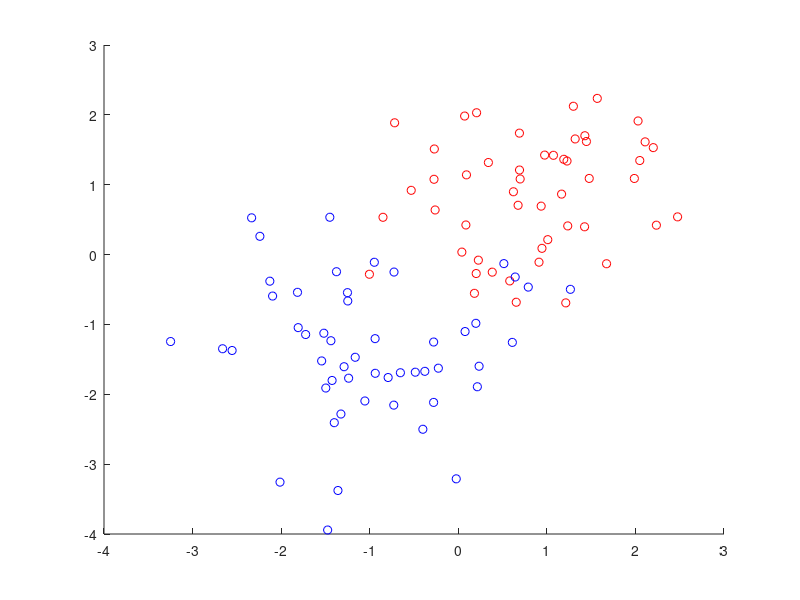

The MATLAB source for this figure: (Note: this script raises an error after producing the figure.)
%Assignement 1

%Question 1.1

X1 = 1 + randn(50,2);
X2 = -1 + randn(51,2);

Y1 = ones(50,1);
Y2 = -ones(51,1);

X = [X1;X2];
Y = [Y1;Y2];

figure;
hold on;
plot(X1(:,1),X1(:,2),'ro');
plot(X2(:,1),X2(:,2),'bo');
hold off;

%Yes it is always possible to separate the points by a combination
%of line. Condition is that points of the same category remains 
%on the same side of the combined lines

%Question 1.2
%1. When adding points to the classes, the classification line (hyperplane)
%   and the margin change. if points are added on the right side of the
%   classification line, the line and margin do not change substantially

%2. Classification boundaries can change drastically
%   if outlying points are added. classification boundaries can rotate 
%   up to 180 degrees

%3. C is essentially a regularisation parameter, which controls the 
%   trade-off between achieving a low number of misclassifications 
%   and maximising the margin. Obviously, low values of C can influence 
%   the classification outcome for points close to the hyperplane

%4. Switching to Rbf kernel implies using a non linear kernel. 
%   Misclassification is less likely. Rbf allows to handle seriously
%   non-separable linear data

%5. In the equation of the Rbf kernel, sigma plays a role to be 
%   an amplifier of the distance between x and x'. If the distance 
%   between x and x' is much larger than sigma, the kernel function 
%   tends to be zero. Thus, if the sigma is very small, only the x 
%   within the certain distance can affect the predicting point.
%   In other words, smaller sigma tends to make a local classifier,
%   larger sigma tends to make a much more general classifier.
%   For almost linearly separable cases, high C and sigma are prefered 
%   because of their generalisation of the classifier

%6. 

%7. Support Vectors basicaly are the observations needed to define the 
%   fitted model. The more complex the model is (the more specific and 
%   overtrained), the more data points will be needed to specify the model
%   Very few support vectors usually define a general model (with more 
%   missclassifications), while many support vectors specify a very 
%   specific model (possibly overfit). For a linear vector machine,
%   support vectors are the observations lying within the margin or miss-
%   classified. A point becomes a support vector when he 
%   he plays a role in defining the model/classification boundaries

%8. The importance of support vectors change when they influence to a 
%   different extend the separation boundary.

%1.3
%1.3.1
democlass
load iris
[alpha,b] = trainlssvm({X,Y,'c',gam,[],'lin_kernel'});
figure;
plotlssvm({X,Y,'c',gam,[],'lin_kernel'},{alpha,b});

Ytest = simlssvm({X,Y,'c',gam,[],'lin_kernel'},{alpha,b},Xt);
err = sum(Ytest~=Yt); 
fprintf('\n on test: #misclass = %d, error rate = %.2f%%\n', err, err/length(Yt)*100)

disp('Press any key to continue...'), pause, 
% Bad performance on Yt as we see 45% of observations missclassified

t = 1;
degree = 1;
[alpha,b] = trainlssvm({X,Y,'c',gam,[t;degree],'poly_kernel'});
figure;
plotlssvm({X,Y,'c',gam,[t;degree],'poly_kernel'},{alpha,b});
% Degree 1 corresponds to the linear case

degree = 2;
[alpha,b] = trainlssvm({X,Y,'c',gam,[t;degree],'poly_kernel'});
figure;
plotlssvm({X,Y,'c',gam,[t;degree],'poly_kernel'},{alpha,b});

degree = 3;
[alpha,b] = trainlssvm({X,Y,'c',gam,[t;degree],'poly_kernel'});
figure;
plotlssvm({X,Y,'c',gam,[t;degree],'poly_kernel'},{alpha,b});

% The degree of the polynomial kernel plays on the 'flexibility of the'
% decision curve. It plays a similar role as sigma in the Rbf kernel
% The higher the more flexible.

%1.3.2
gam = 1;
sig2list=[0.01, 0.1, 1, 5, 10];

errlist=[];

for sig2=sig2list,
    [alpha,b] = trainlssvm({X,Y,type,gam,sig2,'RBF_kernel'});

    % Plot the decision boundary of a 2-d LS-SVM classifier
    plotlssvm({X,Y,type,gam,sig2,'RBF_kernel','preprocess'},{alpha,b});

    % Obtain the output of the trained classifier
    [Yht, Zt] = simlssvm({X,Y,type,gam,sig2,'RBF_kernel'}, {alpha,b}, Xt);
    err = sum(Yht~=Yt); 
    errlist=[errlist; err];
    fprintf('\n on test: #misclass = %d, error rate = %.2f%% \n', err, err/length(Yt)*100)
    disp('Press any key to continue...'), pause,         
end

% make a plot of the misclassification rate wrt. sig2

figure;
plot(log(sig2list), errlist, '*-'), 
xlabel('log(sig2)'), ylabel('number of misclass'),

%1.3.3

sigma2 = 0.1
gamlist=[0.1, 1, 10, 50, 100, 1000];

errlist=[];

for gam=gamlist,
    [alpha,b] = trainlssvm({X,Y,type,gam,sigma2,'RBF_kernel'});

    % Plot the decision boundary of a 2-d LS-SVM classifier
    plotlssvm({X,Y,type,gam,sigma2,'RBF_kernel','preprocess'},{alpha,b});

    % Obtain the output of the trained classifier
    [Yht, Zt] = simlssvm({X,Y,type,gam,sigma2,'RBF_kernel'}, {alpha,b}, Xt);
    err = sum(Yht~=Yt); 
    errlist=[errlist; err];
    fprintf('\n on test: #misclass = %d, error rate = %.2f%% \n', err, err/length(Yt)*100)
    disp('Press any key to continue...'), pause,         
end

% make a plot of the misclassification rate wrt. sig2

figure;
plot(log(gamlist), errlist, '*-'), 
xlabel('log(gam)'), ylabel('number of misclass'),

% 1 to 10 seems to be a good range for gam

%1.3.1.1
% The validation set is used to compare the performance of different 
% models (in terms of their parameters) while the training set is used 
% to train the different models. Obviously, the best model will be chosen
% on the base of the validation set. Therefore, the performance of the 
% final model has to be tested on an independent set, i.e. the test
% set.%

% set the parameters to some value
gam = 0.1;
sig2 = 20;

% generate random indices
idx = randperm(size(X,1));

% create the training and validation sets
% using the randomized indices
Xtrain = X(idx(1:80),:);
Ytrain = Y(idx(1:80));
Xval = X(idx(81:100),:);
Yval = Y(idx(81:100));

[alpha,b] = trainlssvm({Xtrain,Ytrain,'c',gam,sig2,'RBF_kernel'});
estYval = simlssvm({Xtrain,Ytrain,'c',gam,sig2,'RBF_kernel'},{alpha,b},Xval);
err = sum(estYval~=Yval); 
fprintf('\n on test: #misclass = %d, error rate = %.2f%% \n', err, err/length(Yval)*100)

sig2list=[0.1:0.1:10];
gamlist=[1:1:100];
i=0;
errlist=[];

for gam=gamlist,
    i=i+1;
    j=0;
    for sig2=sig2list,
        j=j+1;
        [alpha,b] = trainlssvm({Xtrain,Ytrain,'c',gam,sig2,'RBF_kernel'});

        % Obtain the output of the trained classifier
        estYval = simlssvm({Xtrain,Ytrain,'c',gam,sig2,'RBF_kernel'},{alpha,b},Xval); 
        errlist(i,j)=sum(estYval~=Yval);
        %fprintf('\n on test: #misclass = %d, error rate = %.2f%% \n', errlist(i,j), errlist(i,j)/length(Yval)*100)
        %disp('Press any key to continue...'), pause,
    end
end

% make a plot of the misclassification rate wrt. sig2 and gam

figure;
pcolor(sig2list, gamlist, errlist)
xlabel('sigma2'), ylabel('gam'), zlabel('number of misclass'),
colorbar,
% Smaller values of sigma do not missclassify (probably overfits the model)
% Higher values of sigma have higher missclassifications, but probably
% deliver a more general model. A high gam parameter (penalisation for miss-
% classification) temd to reduce the number of missclassifications for 
% a given sigma2

%1.3.1.2
sig2=10;
gam=10;
performance = crossvalidate({X,Y,'c',gam,sig2,'RBF_kernel'}, ...
10,'misclass');

% One of the main reasons for using cross-validation instead of using 
% the conventional validation (e.g. partitioning the data set into two 
% sets of 70% for training and 30% for test) is that there is not enough
% data available to partition it into separate training and test sets
% without losing significant modelling or testing capability.
% In k-fold cross-validation, the original sample is randomly partitioned 
% into k equal sized subsamples. Of the k subsamples, a single subsample
% is retained as the validation data for testing the model, and the
% remaining k ? 1 subsamples are used as training data. 
% The cross-validation process is then repeated k times (the folds),
% with each of the k subsamples used exactly once as the validation data.
% The k results from the folds can then be averaged to produce a 
% single estimation. The advantage of this method over repeated random
% sub-sampling (see below) is that all observations are used 
% for both training and validation, and each observation is used 
% for validation exactly once. 

performance = leaveoneout({X,Y,'c',gam,sig2,'RBF_kernel'}, 'misclass');

% Leave-one-out cross-validation (LpO CV) involves using 1 observation
% as the validation set and the remaining observations as the training
% set. This is repeated on all ways to cut the original sample on a
% validation set of 1 observation and a training set of n-1 observations.

% Leave-one-out is better when dealing with samll data sets, with only
% few observations

%1.3.1.3

model = {X,Y,'c',[],[],'RBF_kernel','csa'};
[gam_1,sig2_1,cost_1] = tunelssvm(model,'simplex', 'crossvalidatelssvm',{10,'misclass'});

model = {X,Y,'c',[],[],'RBF_kernel','ds'};
[gam_2,sig2_2,cost_2] = tunelssvm(model,'simplex', 'crossvalidatelssvm',{10,'misclass'});

model = {X,Y,'c',[],[],'RBF_kernel','csa'};
[gam_3,sig2_3,cost_3] = tunelssvm(model,'gridsearch', 'crossvalidatelssvm',{10,'misclass'});

model = {X,Y,'c',[],[],'RBF_kernel','ds'};
[gam_4,sig2_4,cost_4] = tunelssvm(model,'gridsearch', 'crossvalidatelssvm',{10,'misclass'});

y=[gam_1 sig2_1; gam_2 sig2_2; gam_3 sig2_3; gam_4 sig2_4];
bar(y)
Labels = {'csa & simplex', 'ds & simplex', 'csa & gridsearch', 'ds & gridsearch'};
set(gca, 'XTick', 1:4, 'XTickLabel', Labels);
legend('gam', 'sig2');

% The reason why results can be very different is because different
% optimization techniques are used to tune the parameters of the SVM
% model. First, an approximation of the optimum is obtained through an 
% optimisation algorithm. Then, a search is performed to improve the 
% optimum obtained at the previous step. For the search to be performed,
% an initial point has to be provided. This point is obviously the 
% optimum obtained during the first step. 
% So both steps can have different methods applied (couple simulated 
% annealing or directional search for the first step and simplex or 
% gridsearch for the second step). The initial point provided has a 
% lot of impact on the final solution. Therefore final results can differ 
% heavily

%1.3.1.4

[alpha,b] = trainlssvm({Xtrain,Ytrain,'c',gam,sig2, 'RBF_kernel'});
[Ysim,Ylatent] = simlssvm({Xtrain,Ytrain,'c',gam,sig2, ...
'RBF_kernel'},{alpha,b},Xval);
roc(Ysim,Yval);

% It is not recommended to use ROC on training set because the model the
% idea is to test the generalisation power of the model. Calculating ROC
% on training set wont give any feeling on how the model performs on
% new data. Rather, ROC should be calculted for validation or development
% sets.

load ripley

% display of the data

figure;
hold on;
plot(X(1:125,1),X(1:125,2),'bo');
hold all;
plot(X(126:250,1),X(126:250,2),'ro');
legend('negative class', 'positive class');
xlabel('X1'), ylabel('X2');
legend;
hold off;

% X2 seems to be more explanatory for the class. Data seem to be separated
% into 4 quadrants

% linear model

gam = 1;
[alpha,b] = trainlssvm({X,Y,'c',gam,[],'lin_kernel'});
figure;
plotlssvm({X,Y,'c',gam,[],'lin_kernel'},{alpha,b});
[Yh, Z] = simlssvm({X,Y,'c',gam,[],'lin_kernel'},{alpha,b},X);
err = sum(Yh~=Y); 
fprintf('\n on test: #misclass = %d, error rate = %.2f%% \n', err, err/length(Y)*100)

% 14.40% error rate. Gam has no impact on the error rate or the separation
% line. Looking at the data, a smoother line would allow a better
% classification rate

% Rbf kernel

gam = 1;
sig2 = 20;
[alpha,b] = trainlssvm({X,Y,'c',gam,sig2,'RBF_kernel'});
plotlssvm({X,Y,'c',gam,sig2,'RBF_kernel','preprocess'},{alpha,b});
[Yh, Z] = simlssvm({X,Y,'c',gam,sig2,'RBF_kernel'},{alpha,b},X);
err = sum(Yh~=Y); 
fprintf('\n on test: #misclass = %d, error rate = %.2f%% \n', err, err/length(Y)*100)

% Although we obtain a lower classification error, model might not be as
% good as linear one because of the upper left quadrant

gamlist =[];
sig2list =[];
errlist =[];

for i=1:20,
    model = {X,Y,'c',[],[],'RBF_kernel','csa'};
    [gam,sig2,cost] = tunelssvm(model,'gridsearch', 'crossvalidatelssvm',{10,'misclass'});
    gamlist = [gamlist; gam];
    sig2list = [sig2list; sig2];
    [Yh, Z] = simlssvm({X,Y,'c',gam,sig2,'RBF_kernel'},{alpha,b},X);
    err = sum(Yh~=Y); 
    errlist = [errlist; err];
end

figure;
plot(1:1:length(gamlist), gamlist);
xlabel('run id'), ylabel('gam');
figure
plot(1:1:length(sig2list), sig2list);
xlabel('run id'), ylabel('sig2');
figure;
plot(1:1:length(errlist), errlist/length(Y)*100)
xlabel('run id'), ylabel('classification error');
%Everything changes a lot, also classification error

%ROC

%linear ROC
gam = 1;
[alpha,b] = trainlssvm({X,Y,'c',gam,[],'lin_kernel'});
[Ysim_lin,Ylatent] = simlssvm({X,Y,'c',gam,[], ...
'lin_kernel'},{alpha,b},X);

%Rbf kernel
model = {X,Y,'c',[],[],'RBF_kernel','csa'};
[gam,sig2,cost] = tunelssvm(model,'gridsearch', 'crossvalidatelssvm',{10,'misclass'});
[alpha,b] = trainlssvm({X,Y,'c',gam,sig2, 'RBF_kernel'});
[Ysim_Rbf,Ylatent] = simlssvm({X,Y,'c',gam,sig2, ...
'RBF_kernel'},{alpha,b},X);
roc(Ysim_lin,Y, 'figure');
hold on;
roc(Ysim_Rbf,Y, 'figure');

%RBf kernel is a bit better

%Better to do cross validation to test on the generalisation of the model

%%%%%%%%%%%%%%%%%%%%%%%%%%%%%%%%%%%%%%
%Breat cancer

load breast

% display of the data

for i=1:30,
    figure;
    scatter(trainset(:,i),labels_train)
    xlabel(['X', num2str(i)]), ylabel('Labels');
end

% we plot each variable against the labels. Allows to see if points for each
% variable can be easily separable
% we see that X1, X3, X4, X7, X8, X11, X13, X14, X21, X23, X24 and X28 
% seem to have good explanatory power

% as an example, for the 5 first most explanatory variables

index= [1 3 4 7 8];
gplotmatrix(trainset(:,index),trainset(:,index), labels_train);

% seems relatively easily separable

% linear model

gam = 1;
[alpha,b] = trainlssvm({trainset,labels_train,'c',gam,[],'lin_kernel'});
[Yh, Z] = simlssvm({trainset,labels_train,'c',gam,[],'lin_kernel'},{alpha,b},testset);
err = sum(Yh~=labels_test); 
fprintf('\n on test: #misclass = %d, error rate = %.2f%% \n', err, err/length(labels_test)*100)

% 4.73% error rate, really good. Gam has no impact on the error rate or the separation
% line 

% Rbf kernel

gam = 1;
sig2 = 20;
[alpha,b] = trainlssvm({trainset,labels_train,'c',gam,sig2,'RBF_kernel'});
[Yh, Z] = simlssvm({trainset,labels_train,'c',gam,sig2,'RBF_kernel'},{alpha,b},testset);
err = sum(Yh~=labels_test); 
fprintf('\n on test: #misclass = %d, error rate = %.2f%% \n', err, err/length(labels_test)*100)

% we obtain a classification error of 1.18%

gamlist =[];
sig2list =[];
errlist =[];

for i=1:20,
    model = {trainset,labels_train,'c',[],[],'RBF_kernel','csa'};
    [gam,sig2,cost] = tunelssvm(model,'gridsearch', 'crossvalidatelssvm',{10,'misclass'});
    gamlist = [gamlist; gam];
    sig2list = [sig2list; sig2];
    [Yh, Z] = simlssvm({trainset,labels_train,'c',gam,sig2,'RBF_kernel'},{alpha,b},testset);
    err = sum(Yh~=labels_test); 
    errlist = [errlist; err];
end

figure;
plot(1:1:length(gamlist), gamlist);
xlabel('run id'), ylabel('gam');
figure
plot(1:1:length(sig2list), sig2list);
xlabel('run id'), ylabel('sig2');
figure;
plot(1:1:length(errlist), errlist/length(labels_test)*100)
xlabel('run id'), ylabel('classification error');
%Everything changes a lot, also classification error, best run for 8, close
%to our original estimate

%ROC

%linear ROC
gam = 1;
[alpha,b] = trainlssvm({trainset,labels_train,'c',gam,[],'lin_kernel'});
[Ysim_lin,Ylatent] = simlssvm({trainset,labels_train,'c',gam,[], ...
'lin_kernel'},{alpha,b},testset);

%Rbf kernel
%parameters from run 8
gam = 50;
sig2 = 20;
[alpha,b] = trainlssvm({trainset,labels_train,'c',gam,sig2, 'RBF_kernel'});
[Ysim_Rbf,Ylatent] = simlssvm({trainset,labels_train,'c',gam,sig2, ...
'RBF_kernel'},{alpha,b},testset);
roc(Ysim_lin,labels_test, 'figure');
hold on;
roc(Ysim_Rbf,labels_test, 'figure');

%RBf kernel is a bit better

%%%%%%%%%%%%%%%%%%%%%%%%%%%%%%%%%%%%%%
%Diabetes

load diabetes

% display of the data

for i=1:8,
    figure;
    scatter(trainset(:,i),labels_train)
    xlabel(['X', num2str(i)]), ylabel('Labels');
end

% we plot each variable against the labels. Allows to see if points for each
% variable can be easily separable
% Diabetes will be more challenging than breast, data points seem not to be
% easily separable

% We use plotmatrix on first 5 variables

index= [1 2 3 4 5];
gplotmatrix(trainset(:,index),trainset(:,index), labels_train);

% seems difficult to separate

% linear model

gam = 1;
[alpha,b] = trainlssvm({trainset,labels_train,'c',gam,[],'lin_kernel'});
plotlssvm({trainset,labels_train,'c',gam,[],'lin_kernel'},{alpha,b});
[Yh, Z] = simlssvm({trainset,labels_train,'c',gam,[],'lin_kernel'},{alpha,b},testset);
err = sum(Yh~=labels_test); 
fprintf('\n on test: #misclass = %d, error rate = %.2f%% \n', err, err/length(labels_test)*100)

% 21.43% error rate, quite bad. Gam has no impact on the error rate or the separation
% line 

% Rbf kernel

gam = 1;
sig2 = 50;
[alpha,b] = trainlssvm({trainset,labels_train,'c',gam,sig2,'RBF_kernel'});
plotlssvm({trainset,labels_train,'c',gam,sig2,'RBF_kernel'},{alpha,b});
[Yh, Z] = simlssvm({trainset,labels_train,'c',gam,sig2,'RBF_kernel'},{alpha,b},testset);
err = sum(Yh~=labels_test); 
fprintf('\n on test: #misclass = %d, error rate = %.2f%% \n', err, err/length(labels_test)*100)

% we obtain a classification error of 22.02%, worse than in the linear case

gamlist =[];
sig2list =[];
errlist =[];

for i=1:100,
    model = {trainset,labels_train,'c',[],[],'RBF_kernel','csa'};
    [gam,sig2,cost] = tunelssvm(model,'gridsearch', 'crossvalidatelssvm',{10,'misclass'});
    gamlist = [gamlist; gam];
    sig2list = [sig2list; sig2];
    [Yh, Z] = simlssvm({trainset,labels_train,'c',gam,sig2,'RBF_kernel'},{alpha,b},testset);
    err = sum(Yh~=labels_test); 
    errlist = [errlist; err];
end

%get the index of the lowest classification error
[M,I] = min(errlist) 

figure;
plot(1:1:length(gamlist), gamlist);
xlabel('run id'), ylabel('gam');
figure
plot(1:1:length(sig2list), sig2list);
xlabel('run id'), ylabel('sig2');
figure;
plot(1:1:length(errlist), errlist/length(labels_test)*100)
xlabel('run id'), ylabel('classification error');
%Everything changes a lot, also classification error, it appears almost as
%random

%ROC

%linear ROC
gam = 1;
[alpha,b] = trainlssvm({trainset,labels_train,'c',gam,[],'lin_kernel'});
[Ysim_lin,Ylatent] = simlssvm({trainset,labels_train,'c',gam,[], ...
'lin_kernel'},{alpha,b},testset);

%Rbf kernel
%parameters from minimum run
gam = gamlist(I);
sig2 = sig2list(I);
[alpha,b] = trainlssvm({trainset,labels_train,'c',gam,sig2, 'RBF_kernel'});
[Ysim_Rbf,Ylatent] = simlssvm({trainset,labels_train,'c',gam,sig2, ...
'RBF_kernel'},{alpha,b},testset);
roc(Ysim_lin,labels_test, 'figure');
hold on;
roc(Ysim_Rbf,labels_test, 'figure');

%linear kernel is a bit better

